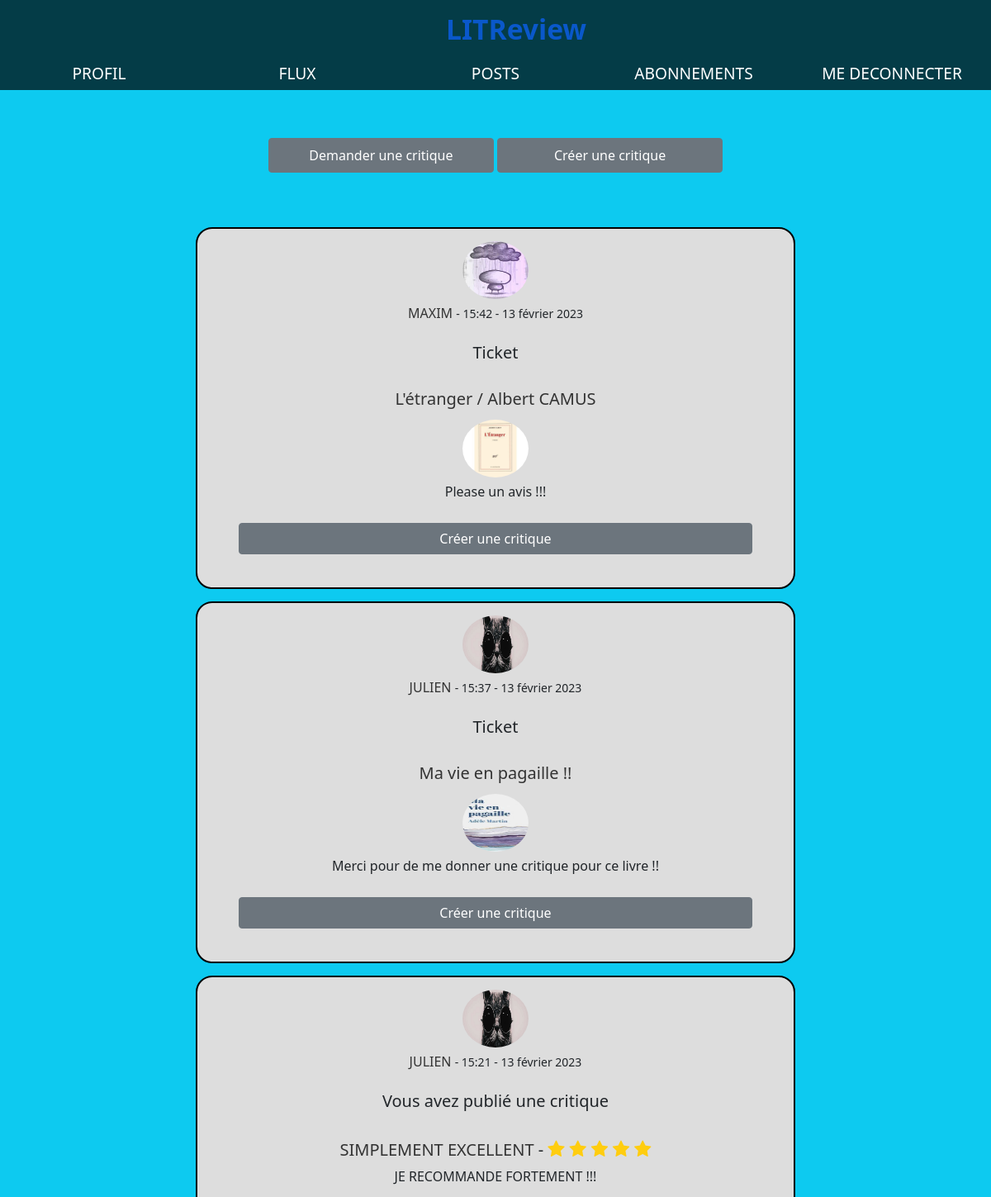
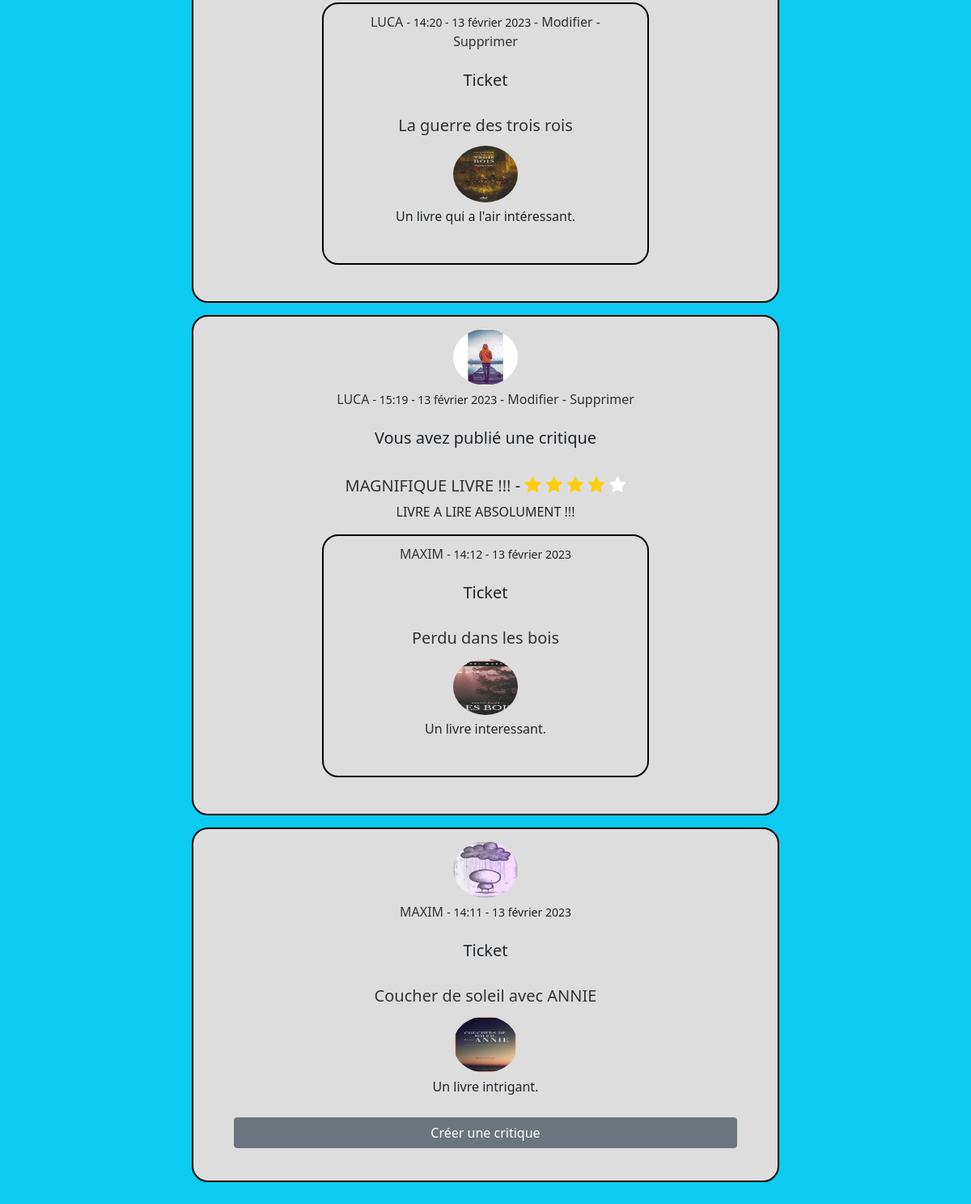
The app's page /flux/ (signed in), older data (2 pictures, top to bottom).
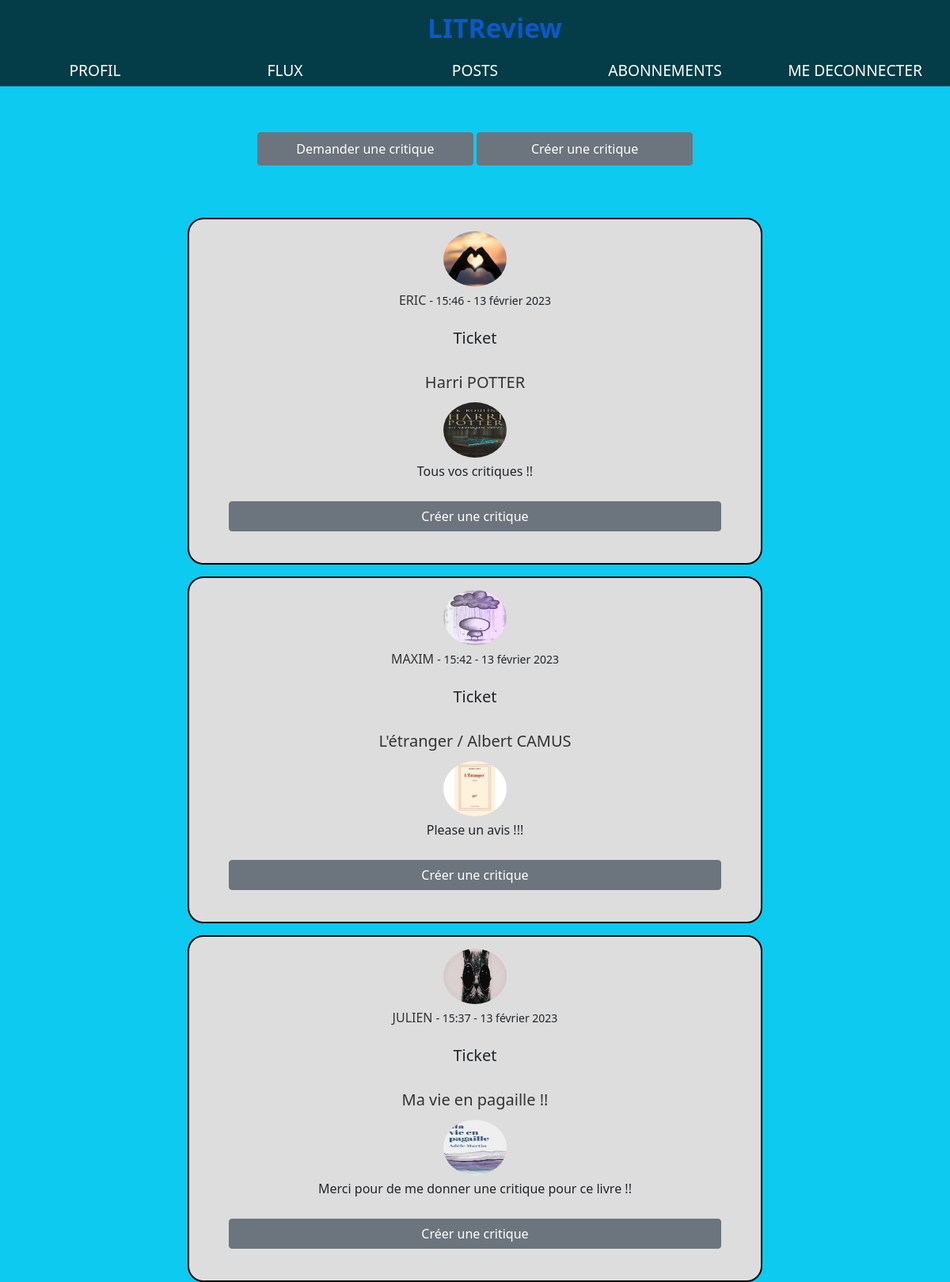
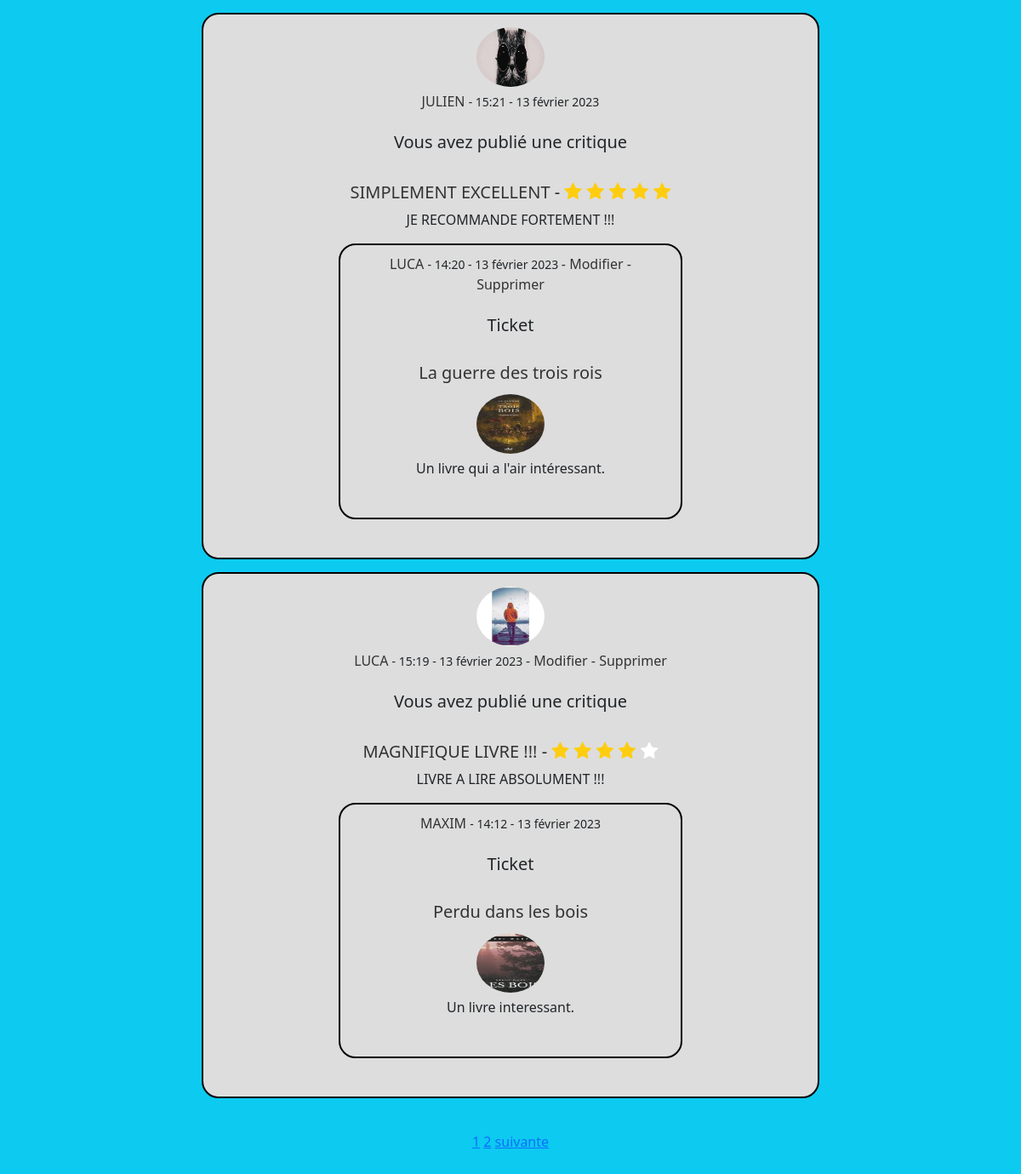
The same page, newer data (2 pictures, top to bottom).
### critique/models.py (models this page shows, shortened)
class Ticket(models.Model):
    title = models.CharField(max_length=128)
    description = models.TextField(max_length=2048, blank=True)
    image = models.ImageField(null=True, blank=True)
    time_created = models.DateTimeField(auto_now_add=True)
    user = models.ForeignKey(to=settings.AUTH_USER_MODEL, on_delete=models.CASCADE)
    has_review = models.BooleanField(default=False)
    IMAGE_MAX_SIZE = (600, 600)

class Review(models.Model):
    ticket = models.ForeignKey(to=Ticket, on_delete=models.CASCADE)
    rating = models.PositiveSmallIntegerField(
        validators=[MinValueValidator(0), MaxValueValidator(5)])
    headline = models.CharField(max_length=128)
    body = models.CharField(max_length=8192, blank=True)
    user = models.ForeignKey(
        to=settings.AUTH_USER_MODEL, on_delete=models.CASCADE)
    time_created = models.DateTimeField(auto_now_add=True)

### authentification/models.py (models this page shows, shortened)
class Profile(models.Model):
    user = models.OneToOneField(User, on_delete=models.CASCADE)
    image = models.ImageField(default='default.png', upload_to='profile_img')

### critique/views.py (the view)
# urls.py: path('flux/', flux, name='flux'),
@login_required
def flux(request):
    followed_users = find_user_follows(request.user)
    reviews = find_viewable_reviews(request.user)
    reviews = reviews.annotate(content_type=Value('REVIEW', CharField()))
    tickets = find_viewable_tickets(request.user)
    tickets = tickets.annotate(content_type=Value('TICKET', CharField()))
    replied_tickets, replied_reviews = find_tickets_validate(tickets)
    posts_list = sorted(chain(reviews, tickets), key=lambda post: post.time_created, reverse=True)
    if posts_list:
        paginator = Paginator(posts_list, 5)
        page = request.GET.get('page')
        posts = paginator.get_page(page)
    else:
        posts = None
    context = {
        'posts': posts,
        'r_tickets': replied_tickets,
        'r_reviews': replied_reviews,
        'followed_users': followed_users
    }
    return render(request, 'critique/flux.html', context)

### critique/complements.py (called while the page is built)
def find_viewable_reviews(user: User):
    follow_users = find_user_follows(user) + [user]
    reviews = Review.objects.filter(
        Q(user__in=follow_users) | Q(ticket__user=user)
    ).distinct()
    return reviews

def find_viewable_tickets(user: User):
    followed_users = find_user_follows(user) + [user]
    replied_tickets = Review.objects.filter(user__in=followed_users).values_list("ticket", flat=True)
    tickets = Ticket.objects.exclude(id__in=replied_tickets).filter(user__in=followed_users)
    return tickets

def find_tickets_validate(tickets):
    replied_reviews = Review.objects.filter(ticket__in=tickets)
    replied_tickets = [review.ticket for review in replied_reviews]
    return replied_tickets, replied_reviews

def find_user_follows(user):
    follows = UserFollow.objects.filter(user=user)
    followed_users = [follow.followed_user for follow in follows]
    return followed_users

### critique/templates/critique/flux.html
{% extends "base.html" %}
{% block content %}
<div class="container">
    <h3> {{ title }} </h3>
    <div></br>
      <a type="button" class="btn btn-secondary w-25 p-2"  href="{% url 'create_ticket' %}">Demander une critique</a>
      <a type="button" class="btn btn-secondary w-25 p-2" href="{% url 'create_review' %}">Créer une critique</a>
    </div>
</div>
{% if posts %}
  {% for post in posts %}
    {% if post.content_type == 'REVIEW' %}
      {% include 'critique/review_base.html' %}
    {% elif post.content_type == 'TICKET' %}
      {% include 'critique/ticket_base.html' %}
    {% endif %}
  {% endfor %} </br>
  {% include 'critique/pagination.html' %}
  {% else %}
  <h3>Aucune publication</h3>
{% endif %}
{% endblock content %}

### templates/base.html (shortened to what this page needs)
<!DOCTYPE html>
{% load static %}
<html lang="fr">
  <head>
    <link rel="stylesheet" href="{% static 'css/style.css' %}">
    <link href="https://cdn.jsdelivr.net/npm/bootstrap@5.0.2/dist/css/bootstrap.min.css" rel="stylesheet">
    <link rel="stylesheet" href="https://cdnjs.cloudflare.com/ajax/libs/font-awesome/4.7.0/css/font-awesome.min.css">
  </head>
    <body class="bg-info">
    <header>
        <div class="main-header">
            <a href="{% if user.is_authenticated %}{% url 'logout' %}{% else %}{% url 'login' %}{% endif %}" class="name">LITReview</a>
                {%if user.is_authenticated %}
            <nav>
                <ul>
                    <li><a href="{% url 'profile' %}" >PROFIL</a></li>
                    <li><a href="{% url 'flux' %}"  >FLUX</a></li>
                    <li><a href="{% url 'posts' %}" >POSTS</a></li>
                    <li><a href="{% url 'subscriptions' %}" >ABONNEMENTS</a></li>
                    <li><a href="{% url 'logout' %}" >ME DECONNECTER</a></li>
                </ul>
            </nav>
                {% endif %}
        </div>
    </header>
    <div class="container">
        {% block content %}{% endblock content %}
    </div>
    </body>
</html>

### critique/templates/critique/ticket_base.html (shortened to what this page needs)
<article class="form form-ticket">
    <img src="{{ post.user.profile.image.url }}" alt="{{ post.user.username }} profile image">
    <div>
      <div class="article">
        {% if post.user != user %}
          {% if post.user in followed_users %}
            <a href="{% url 'user_posts' post.user.id %}">{{ post.user }}</a>
          {% else %}
            <p style="display:inline">{{ post.user }}</p>
          {% endif %}
        {% else %}
          <a href="{% url 'posts' %}">{{ post.user }}</a>
        {% endif %}
        <small>{{ post.time_created|date:"- H:i - d F Y " }}</small>
      </div>
    </br><h5><span>Ticket</span></h5></br>
      <h5><a href="{% url 'ticket_detail' post.id %}">{{ post.title }}</a></h5>
      <div class="ticket-description">
        {% if post.image %}
          <img src="{{ post.image.url }}" alt="{{ post.title }}">
        {% endif %}
        <p>{{ post.description }}</p>
      </div>
      {% if r_tickets and post in r_tickets %}
        {% for reply in r_reviews %}
          {% if post == reply.ticket %}
            <div>
              <a class="btn btn-secondary text-white" href="{% url 'review_detail' reply.id %}">Afficher la critique  </a>
            </div>
          {% endif %}
        {% endfor %}
      {% elif post not in r_tickets %}
        <div>
          <a class="btn btn-secondary text-white" href="{% url 'response_review' post.id %}">Créer une critique</a>
        </div>
      {% endif %}
    </div>
</article>

### critique/templates/critique/review_base.html
<article class="form form-review">
  <img src="{{ post.user.profile.image.url }}" alt="{{ post.user.username }} profile image">
  <div>
    <div class="article">
      {% if post.user != user %}
      {% if post.user in followed_users %}
        <a href="{% url 'user_posts' post.user.id %}">{{ post.user }}</a>
      {% else %}
        <p style="display:inline">{{ post.user }}</p>
      {% endif %}
      {% else %}
        <a href="{% url 'posts' %}">{{ post.user }}</a>
      {% endif %}
      <small>{{ post.time_created|date:"- H:i - d F Y " }}</small>
      {% if post.user == user %}
          <a href="{% url 'review_update' post.id %}">- Modifier</a>
          <a href="{% url 'review_delete' post.id %}">- Supprimer</a>
      {% elif post.user not in followed_users %}
          <div>
            <small> Vous n'êtes pas abonné à {{ post.user }}</small>
            <a href="{% url 'subscriptions' %}"> --> S'abonner</a>
          </div>
      {% endif %}
    </div>
  </br><h5><span>Vous avez publié une critique</span></h5></br>
      <h5>
        <a href="{% url 'review_detail' post.id %}">{{ post.headline }}</a> -
        <p class="rating-{{ post.rating }}" id="stars">
          <i class="fa fa-star"></i>
          <i class="fa fa-star"></i>
          <i class="fa fa-star"></i>
          <i class="fa fa-star"></i>
          <i class="fa fa-star"></i>
        </p>
      </h5>
    <div class="body">
      <p>{{ post.body }}</p>
    </div>
    <article class="form form-ticket" id="ticket-closed">
        <div>
          <div>
            {% if post.ticket.user != user %}
              {% if post.ticket.user in followed_users %}
                <a href="{% url 'user_posts' post.ticket.user.id %}">{{ post.ticket.user }}</a>
              {% else %}
                <p style="display:inline">{{ post.ticket.user }}</p>
              {% endif %}
            {% else %}
              <a href="{% url 'posts' %}">{{ post.ticket.user }}</a>
            {% endif %}
            <small>{{ post.ticket.time_created|date:"- H:i - d F Y " }}</small>
            {% if post.ticket.user == user %}
              <a href="{% url 'ticket_update' post.ticket.id %}">- Modifier</a>
              <a href="{% url 'ticket_delete' post.ticket.id %}">- Supprimer</a>
            {% elif post.ticket.user not in followed_users %}
         </br><div style="display:inline">
                Vous n'êtes pas abonné à {{ post.ticket.user }}
                <a href="{% url 'subscriptions' %}"> --> S'abonner</a>
              </div>
            {% endif %}
          </div>
        </br><h5><span>Ticket</span></h5></br>
          <h5>
            <a href="{% url 'ticket_detail' post.ticket.id %}">{{ post.ticket.title }}</a>
          </h5>
          <div class="ticket-description">
            {% if post.ticket.image %}
              <img  src="{{ post.ticket.image.url }}" alt="{{ post.ticket.title }}">
            {% endif %}
            <p>{{ post.ticket.description }}</p>
          </div>
        </div>
      </article>
    </div>
  </article>

### critique/templates/critique/pagination.html (shortened to what this page needs)
{% if posts.paginator.num_pages > 1 %}
<span>
    {% for num in posts.paginator.page_range %}
      {% if posts.number == num %}
        <a href="?page={{ num }}">{{ num }}</a>
      {% elif num > posts.number|add:'-2' and num < posts.number|add:'2' %}
        <a href="?page={{ num }}">{{ num }}</a>
      {% endif %}
    {% endfor %}
    {% if posts.has_next %}
      <a href="?page={{ posts.next_page_number }}">suivante</a>
    {% endif %}
</span>
{% endif %}

### static/css/style.css (style rules this page uses)
.main-header:after { visibility: visible; display: block; font-size: 0; content: " "; clear: both; height: 3%; }
* { -moz-box-sizing: border-box; -webkit-box-sizing: border-box; box-sizing: border-box; }
h3 { font-size: 1.5rem; padding-top: 10px; margin: 0 0 0 0; }
a { color: black; text-decoration: none; }
.name { padding: 10px 17px 10px 45%; float: left; color: #fff; width: 100%; background: rgba(0,0,0,0.7); font-weight: 700; font-size: 2.1rem; text-align: left; text-decoration: none; }
header nav ul { display: inline-block; padding: 0; margin: 0; width: 100%; }
header nav ul li { float: left; margin: 0; display: inline; width: 20%; text-align: center; background: rgba(0,0,0,0.7); }
header nav ul li a { padding: 5px 20px; color: #fff; display: inline-block; font-size: 1.1rem; text-decoration: none; font-size: 1.2rem; }
.container { margin: 0 19% 5% 19%; text-align:center; }
.form { border: 2px solid #000; width: 65%; margin: 15px auto; padding: 10px; background-color: #dddddd; border-radius: 20px; text-align: center; padding: 10px 50px 30px 50px; }
.form img { padding: 5px 0 5px 0; border-radius: 100px 100px 100px 100px; height: 80px ; width: 80px ; }
.form a { margin-top: 10px; color: #333; text-decoration: none; }
.btn { width: 100%; padding: 10px; margin: 10px 0 10px 0; color: white; border: none; border-radius: 10px; cursor: pointer; }
#stars { font-size: 22px; color: white; display:inline; }
.rating-4 i:first-child, .rating-4 i:first-child + i, .rating-4 i:first-child + i + i, .rating-4 i:first-child + i + i + i { color: #ffcd0f; }
.rating-5 i { color: #ffcd0f; }

Row changes from the older to the newer data that the page shows:
no longer on this page (row unchanged): Ticket: user.profile.image (picture), user "MAXIM", time_created "- 14:11 - 13 février 2023", title "Coucher de soleil avec ANNIE", image (picture), description "Un livre intrigant.", shows "Créer une critique"
added Ticket: user.profile.image (picture), user "ERIC", time_created "- 15:46 - 13 février 2023", title "Harri POTTER", image (picture), description "Tous vos critiques !!", shows "Créer une critique"
Text that changed along with them:
new list line: "1"
new list line: "2"
text now shown: "suivante"
